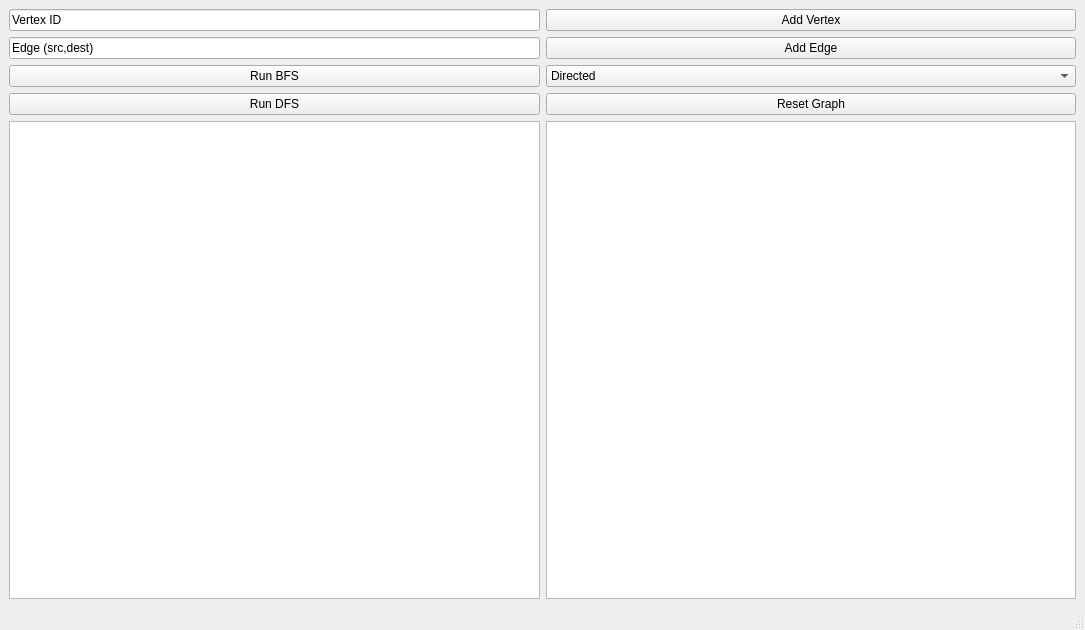
<?xml version="1.0" encoding="UTF-8"?>
<ui version="4.0">
 <class>MainWindow</class>
 <widget class="QMainWindow" name="MainWindow">
  <property name="geometry">
   <rect>
    <x>0</x>
    <y>0</y>
    <width>1085</width>
    <height>630</height>
   </rect>
  </property>
  <property name="windowTitle">
   <string>MainWindow</string>
  </property>
  <widget class="QWidget" name="centralwidget">
   <layout class="QGridLayout" name="gridLayout_2">
    <item row="1" column="0">
     <widget class="QLineEdit" name="vertexInput">
      <property name="text">
       <string>Vertex ID</string>
      </property>
     </widget>
    </item>
    <item row="4" column="0">
     <widget class="QPushButton" name="bfsButton">
      <property name="text">
       <string>Run BFS</string>
      </property>
     </widget>
    </item>
    <item row="4" column="1">
     <widget class="QComboBox" name="graphTypeComboBox">
      <item>
       <property name="text">
        <string>Directed</string>
       </property>
      </item>
      <item>
       <property name="text">
        <string>Unidirected</string>
       </property>
      </item>
     </widget>
    </item>
    <item row="3" column="1">
     <widget class="QPushButton" name="addEdgeButton">
      <property name="text">
       <string>Add Edge</string>
      </property>
     </widget>
    </item>
    <item row="3" column="0">
     <widget class="QLineEdit" name="edgeInput">
      <property name="text">
       <string>Edge (src,dest)</string>
      </property>
     </widget>
    </item>
    <item row="1" column="1">
     <widget class="QPushButton" name="addVertexButton">
      <property name="text">
       <string>Add Vertex</string>
      </property>
     </widget>
    </item>
    <item row="9" column="0">
     <widget class="QGraphicsView" name="graphicsView"/>
    </item>
    <item row="9" column="1">
     <widget class="QListWidget" name="stepsListWidget"/>
    </item>
    <item row="5" column="0">
     <widget class="QPushButton" name="dfsButton">
      <property name="text">
       <string>Run DFS</string>
      </property>
     </widget>
    </item>
    <item row="5" column="1">
     <widget class="QPushButton" name="resetGraphButton">
      <property name="text">
       <string>Reset Graph</string>
      </property>
     </widget>
    </item>
   </layout>
  </widget>
  <widget class="QMenuBar" name="menubar">
   <property name="geometry">
    <rect>
     <x>0</x>
     <y>0</y>
     <width>1085</width>
     <height>22</height>
    </rect>
   </property>
  </widget>
  <widget class="QStatusBar" name="statusbar"/>
 </widget>
 <resources/>
 <connections/>
</ui>
